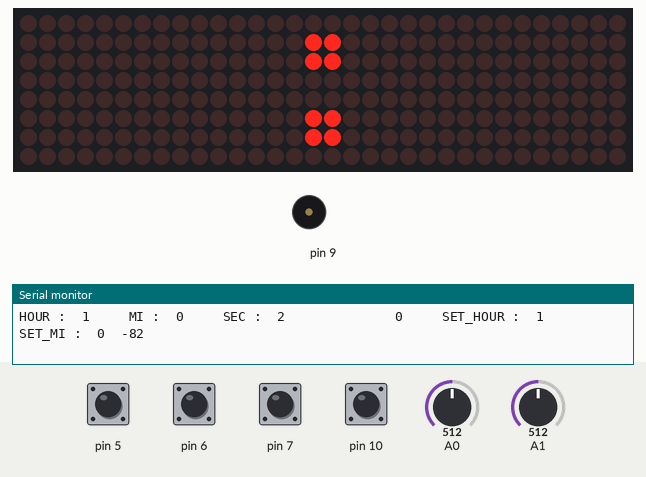
The sketch below on a simulated Arduino Uno, built with avr-gcc and run on an emulated ATmega328P. On the bench: 32×8 LED matrix, buzzer (waves = sounding), the last lines printed to the serial monitor. The test bench sets the inputs (shaded band); at power-on: pin 5–7, pin 10 HIGH, A0 = 512, A1 = 512.

Above: at 1.2 s.
1.3 s: pin 5 pulled LOW for 1 s
At 1.9 s:
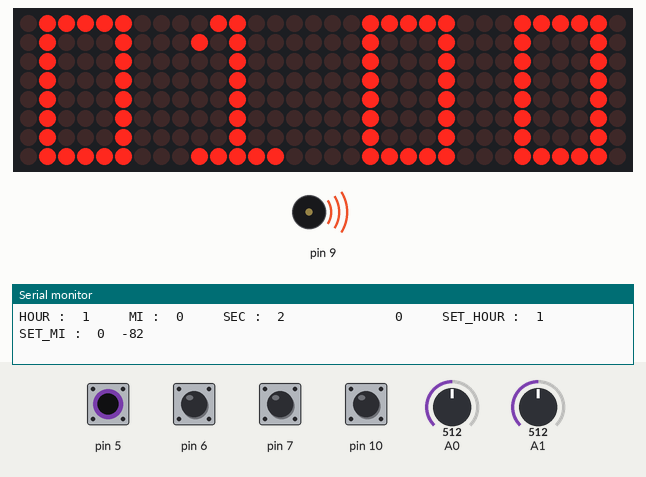
3.9 s: pin 7 pulled LOW for 1 s
At 5.8 s:
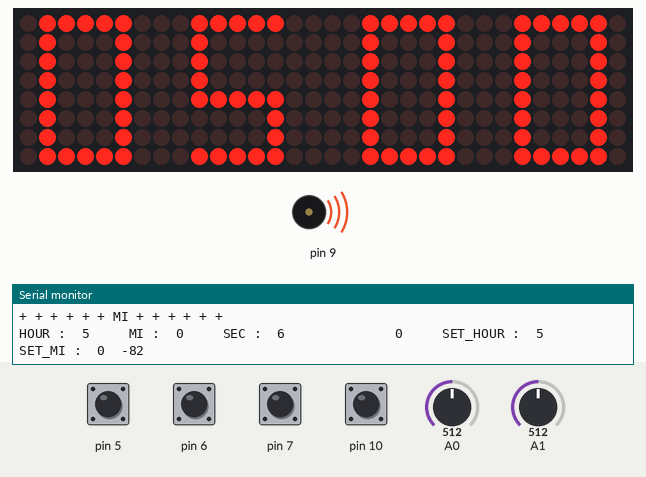
6.8 s: pin 6 pulled LOW for 1 s
At 7.6 s:
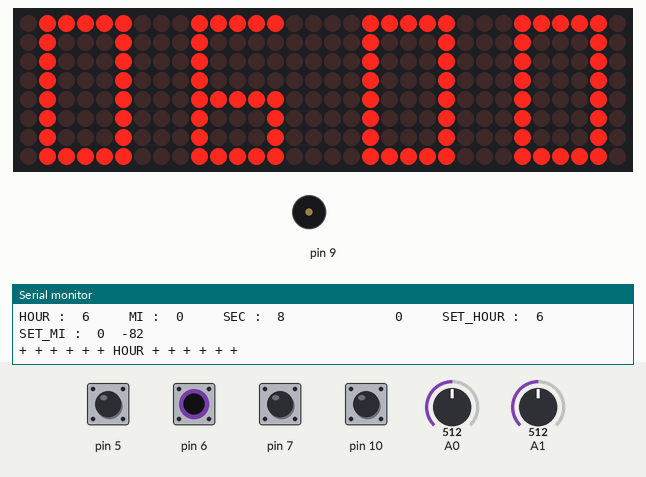
10.5 s: pin 7 pulled LOW for 1 s
At 12.56 s:
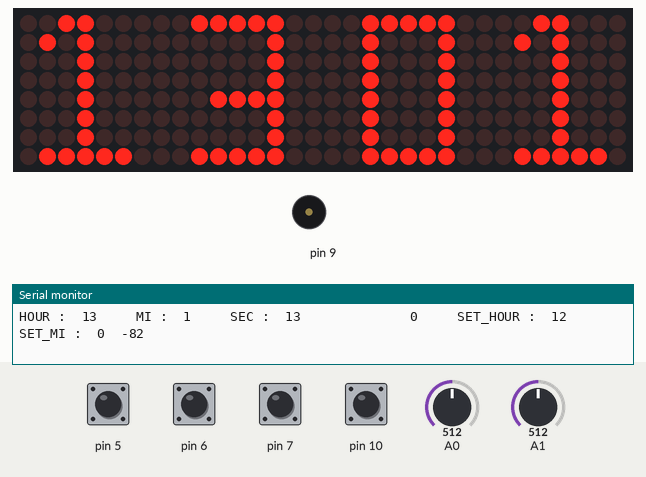
13.4 s: pin 5 pulled LOW for 1 s
At 15.03 s:
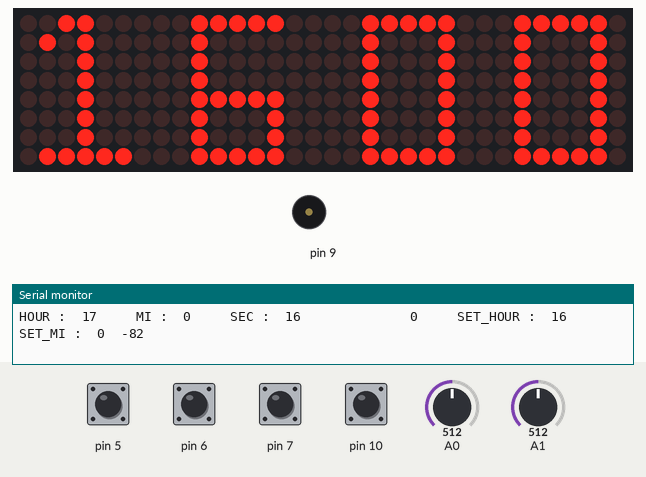
16.3 s: pin 6 pulled LOW for 1 s
At 21.83 s:
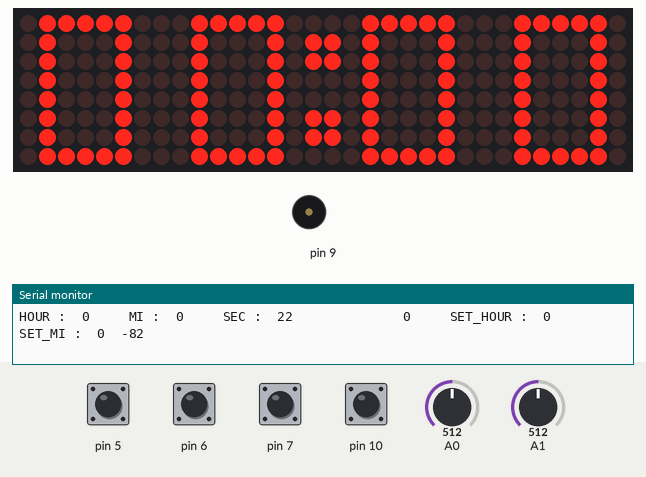
Timing chart, 0 to 22.1 s (numbered marks = the images above; inputs shaded):
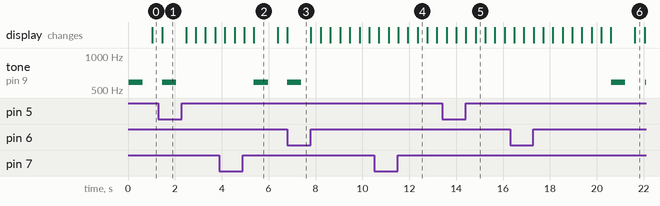

Measured:
- after the input at 1.3 s, tone on pin 9: goes on until 2.1 s, then stays silent
- after the input at 3.9 s, tone on pin 9: silent → 587 Hz after 1.5 s, → silent 0.60 s later, → 587 Hz 0.82 s later; the display: first differs from a run without the input after 1.5 s (image 2)
- after the input at 6.8 s, tone on pin 9: goes on until 7.4 s, then stays silent
- after the input at 13.4 s, the display: first differs from a run without the input after 1.4 s (image 5)
- what the display in image 2 shows lasts 1.0 s, from 5.4 s to 6.4 s
- what the display in image 4 shows lasts 0.4 s, from 12.4 s to 12.8 s

The sketch:

Clockkkkkkkkk.ino
```cpp
#include "LedControl.h"
LedControl lc = LedControl(11, 13, 12, 4); // CLK,DIN,CS,Number of LED Module
uint8_t intensity = 1;
unsigned long delaytime = 50; // time to updates of the display
int timer1_counter, n;
int sec = 0 , mi = 0  , hour = 0, set_alarm = 0;
int set_mi, set_hour, set_sec;
int tsec, tmi, thour;
float numX;
int numX1;
int isSetAlarm = 0;

////// First Second ///////
byte spi0[8] = { B01111100, B01000100, B01000100, B01000100, B01000100, B01000100, B01000100, B01111100};
byte spi1[8] = { B00110000, B01010000, B00010000, B00010000, B00010000, B00010000, B00010000, B01111100};
byte spi2[8] = { B00111000, B01000100, B00000100, B00001000, B00010000, B00100000, B01000000, B01111100};
byte spi3[8] = { B01111100, B00000100, B00000100, B00000100, B00111100, B00000100, B00000100, B01111100};
byte spi4[8] = { B00001100, B00010100, B00100100, B01000100, B01111100, B00000100, B00000100, B00000100};
byte spi5[8] = { B01111100, B01000000, B01000000, B01000000, B01111100, B00000100, B00000100, B01111100};
byte spi6[8] = { B01111100, B01000000, B01000000, B01000000, B01111100, B01000100, B01000100, B01111100};
byte spi7[8] = { B01111100, B00000100, B00001000, B00010000, B00010000, B00010000, B00010000, B00010000};
byte spi8[8] = { B01111100, B01000100, B01000100, B01000100, B01111100, B01000100, B01000100, B01111100};
byte spi9[8] = { B01111100, B01000100, B01000100, B01000100, B01111100, B00000100, B00000100, B01111100};
/////// Third Fouth ///////
byte spi_0[8] = { B00111110, B00100010, B00100010, B00100010, B00100010, B00100010, B00100010, B00111110};
byte spi_1[8] = { B00011000, B00101000, B00001000, B00001000, B00001000, B00001000, B00001000, B00111110};
byte spi_2[8] = { B00011100, B00100010, B00000010, B00000100, B00001000, B00010000, B00100000, B00111110};
byte spi_3[8] = { B00111110, B00000010, B00000010, B00000010, B00011110, B00000010, B00000010, B00111110};
byte spi_4[8] = { B00000110, B00001010, B00010010, B00100010, B00111110, B00000010, B00000010, B00000010};
byte spi_5[8] = { B00111110, B00100000, B00100000, B00100000, B00111110, B00000010, B00000010, B00111110};
byte spi_6[8] = { B00111110, B00100000, B00100000, B00100000, B00111110, B00100010, B00100010, B00111110};
byte spi_7[8] = { B00111110, B00000010, B00000100, B00001000, B00001000, B00001000, B00001000, B00001000};
byte spi_8[8] = { B00111110, B00100010, B00100010, B00100010, B00111110, B00100010, B00100010, B00111110};
byte spi_9[8] = { B00111110, B00100010, B00100010, B00100010, B00111110, B00000010, B00000010, B00111110};
/////// Dot ///////
byte dot1[8] = { B00000001, B00000001, B00000000, B00000001, B00000001, B00000000, B00000001, B00000001};
byte dot2[8] = { B10000000, B10000000, B00000000, B10000000, B10000000, B00000000, B10000000, B10000000};
/////// TEXT1 ///////
byte kuy[8] = { B00011000, B00011000, B00011000, B00011000, B00011000, B01111110, B01111110, B01111110};
byte text0[8] = { B01000010, B01000100, B01001000, B01110000, B01100000, B01010000, B01001000, B01000100};
byte text1[8] = { B01000010, B01000010, B01000010, B01000010, B01000010, B01000010, B01000010, B01111110};
byte text2[8] = { B01000100, B01000100, B01000100, B00101000, B00010000, B00010000, B00010000, B00010000};
//------------------------------------------------------------------------------------------------
byte text3[8] = { B00111100, B00001000, B00001000, B00001000, B00001000, B00001000, B01001000, B00110000};
byte text4[8] = { B00011000, B00100100, B01000010, B01000010, B01111110, B01000010, B01000010, B01000010};
byte text5[8] = { B01110000, B01001000, B01000100, B01000100, B01000100, B01000100, B01001000, B01110000};
byte text6[8] = { B01111110, B01000000, B01000000, B01000000, B01111000, B01000000, B01000000, B01111110};
//-------------------------------------------------------------
byte h1[8] = { B00000000, B01100110, B11111111, B11111111, B11111111, B01111110, B00111100, B00011000};
byte arrow[8] = { B00010000, B00001000, B00000100, B01110010, B01110010, B00000100, B00001000, B00010000};

void setup()
{
  pinMode(5, INPUT_PULLUP);
  pinMode(6, INPUT_PULLUP);
  pinMode(7, INPUT_PULLUP);
  pinMode(8, INPUT_PULLUP);
  pinMode(10, INPUT_PULLUP);
  pinMode(9, OUTPUT);
  Serial.begin(9600);
  for (int i = 0; i < 4; i++)
  { // set up each device
    lc.shutdown(i, false);
    lc.setIntensity(i, 1);
    lc.clearDisplay(i);
  }

  noInterrupts(); // disable all interrupts
  TCCR1A = 0; TCCR1B = 0;
  timer1_counter = 3000; // preload timer 65536-16MHz/256/1Hz
  TCNT1 = timer1_counter; // preload timer
  TCCR1B |= (1 << CS12); // 256 prescaler
  TIMSK1 |= (1 << TOIE1); // enable timer overflow interrupt
  interrupts(); //
}
ISR(TIMER1_OVF_vect) // interrupt service routine
{
  TCNT1 = timer1_counter; // preload timer
  sec++;
  tsec++;
  Serial.print("HOUR :  "); Serial.print(hour); Serial.print("     ");
  Serial.print("MI :  "); Serial.print(mi);   Serial.print("     ");
  Serial.print("SEC :  "); Serial.print(sec); Serial.print("              ");

  Serial.print(set_alarm); Serial.print("     ");

  Serial.print("SET_HOUR :  "); Serial.print(set_hour); Serial.print("     ");
  Serial.print("SET_MI :  "); Serial.print(set_mi); Serial.print("  ");
  Serial.println(numX1);
}

void loop()
{

  float xaccel = analogRead(A0);
  unsigned long timevar = millis();
  numX1 = map(avX(), 261.25, 392, 90, 0);
  isSetAlarm = 0;
  alarm();
  //Serial.println("+ + + + + + SET ALARM + + + + + + ");

  if (digitalRead(6) == LOW) // ซ้ายสุด
  {
    hour++;
//    printHour(hour);
    isSetAlarm = 1;
    Serial.println("+ + + + + + HOUR + + + + + +");
  }
  if (digitalRead(7) == LOW) // ปุ่ม 2 นับทางซ้าย
  {
    mi++;
//    printMi(mi);
    isSetAlarm = 1;
    Serial.println("+ + + + + + MI + + + + + +");
  }
//  if (digitalRead(8) == LOW) // ปุ่มกลาง reset
//  {
//    for (int i = 0; i < 4; i++)
//    { // set up each device
//      lc.shutdown(i, false);
//      lc.setIntensity(i, 1);
//      lc.clearDisplay(i);
//    }
//    TTT();
//    JADE();
//    delay(5000);
//    Serial.println("+ + + + + + RESET + + + + + + ");
//  }
  if (digitalRead(5) == LOW) // รองขวา
  {
    mi--;
    Serial.println("+ + + + + + Function + + + + + + ");
  }

  if (digitalRead(10) == LOW) // ขวาสุด
  {
    //    printMi(set_mi);
    //    set_mi--;
    hour--;
    Serial.println("+ + + + + + Function: Timer + + + + + + ");
  }
  timee();
  dot(); //จุด 2 จุด
  ////////////////////////////////////////////////////////////
  if (isSetAlarm) {
    printMi(set_mi);
  }
  else
  {
    printMi(mi);
  }
  ///////////////////////////////////////////
  if (isSetAlarm)
  {
    printHour(set_hour);
  }
  else
  {
    printHour(hour);
  }
}
// ---------------------------------------------------------------------------------------------------------------------------//
void reset()
{
  sec = 0; mi = 0; hour = 0;
  set_sec = 0;  set_mi = 0;  set_hour = 0;
}
void alarm()
{
  if (set_mi == mi && set_hour == hour)
  {
    noTone(9);
    music1();
    noTone(9);
  }
}
void timee()
{

  if (sec >= 60)
  {
    sec = 0;
    mi++; //mi2++;
  }
  if (mi >= 60)
  {
    mi = 0;
    set_mi = 0;
    hour++; //hour2++;
  }
  if (mi < 0)
  {
    mi = 59;
    set_mi = 59;
    hour--;// hour2--;
  }
  if (hour >=0)
  {
    hour++;
    set_hour++;
  }
  if (hour >= 24)
  {
    hour = 0;
    set_hour = 0;
  }
  if (hour < 0)
  {
    hour = 23;
    set_hour = 23;
  }
  //////////////////////////////////////
//  if (set_mi >= 60)
//  {
//    set_mi = 0;
//    set_hour++;
//  }
//  if (set_mi < 0)
//  {
//    set_mi = 59;
//    set_hour--;
//  }
//  if (set_hour >= 60)
//  {
//    set_hour = 0;
//    set_hour++;
//  }
//  if (set_hour < 60)
//  {
//    set_hour = 59;
//    set_hour--;
//  }
}

void settime()
{
  Clear();
  for (int i = 0; i < 8; i++)
  {
    for (int j = 0; j < 4; j++)
    {
      lc.setLed(j, i, i + 1, 1);
      lc.setLed(j, i, i - 1, 1);
      delay(100);
    }
  }
  love();
  delay(1000);
}

void love()
{
  Clear();
  n = 0;
  b(h1);
  delay(100);
  n = 1;
  b(h1);
  delay(100);
  n = 2;
  b(h1);
  delay(100);
  n = 3;
  b(h1);
  delay(100);
}
void Clear()
{
  for (int i = 0; i < 4; i++)
  {
    lc.clearDisplay(i);
  }
}
void TTT()
{
  music1();
  n = 2;
  b(text0);
  delay(200);
  n = 1;
  b(text1);
  delay(200);
  n = 0;
  b(text2);
  delay(200);
  n = 3;
  b(kuy);
  delay(2000);
  noTone(9);
  reset();
}
void JADE()
{
  n = 0;
  b(text6);
  n = 1;
  b(text5);
  n = 2;
  b(text4);
  n = 3;
  b(text3);
}
void b(byte a[])
{
  for (int i = 0; i < 8; i++)
  {
    lc.setRow(n, i, a[i]);
  }
}
void dot()
{
  delay(400);
  lc.setColumn(1, 0, B01100110);
  lc.setColumn(2, 7, B01100110);
  delay(400);
}
void music()
{
  for (int h = 0; h < 2; h++)
  {
    tone(9, 587);
    delay(100);
    tone(9, 587);
    delay(100);
    tone(9, 659);
    delay(100);
    tone(9, 659);
    delay(100);
    tone(9, 349);
    delay(100);
    tone(9, 349);
    delay(100);
    tone(9, 440);
    delay(100);
    tone(9, 494);
    delay(100);
    tone(9, 494);
    delay(100);
    tone(9, 587);
    delay(100);
    tone(9, 587);
    delay(100);
    tone(9, 494);
    delay(100);
  }
}
void music1()
{
  for (int i = 0; i < 3; i++)
  {
    tone(9, 587);
    delay(100);
    tone(9, 587);
    delay(100);
  }
}
void XYZ()
{
  //mi = sec;
  if (numX1 <= 50)
  {
    hour++;

  }
  else
  {
    sec = 60;
    //mi++;
  }
}
float avX()   //////////////// การbuffer หาค่าเฉลี่ย
{
  numX = 0;
  for (int i = 0; i < 20; i++)
  {
    numX = numX + analogRead(A1);
  }
  return numX / 20;
}
void printHour(int hour)
{
  if (hour % 10 == 0)
  {
    n = 2;
    b(spi0);
  }
  else if (hour % 10 == 1)
  {
    n = 2;
    b(spi1);
  }
  else if (hour % 10 == 2)
  {
    n = 2;
    b(spi2);
  }
  else if (hour % 10 == 3)
  {
    n = 2;
    b(spi3);
  }
  else if (hour % 10 == 4)
  {
    n = 2;
    b(spi4);
  }
  else if (hour % 10 == 5)
  {
    n = 2;
    b(spi5);
  }
  else if (hour % 10 == 6)
  {
    n = 2;
    b(spi6);
  }
  else if (hour % 10 == 7)
  {
    n = 2;
    b(spi7);
  }
  else if (hour % 10 == 8)
  {
    n = 2;
    b(spi8);
  }
  else if (hour % 10 == 9)
  {
    n = 2;
    b(spi9);
  }
  ///////////////////////////////////////////
  if (hour / 10 == 0)
  {
    n = 3;
    b(spi0);
  }
  else if (hour / 10 == 1)
  {
    n = 3;
    b(spi1);
  }
  else if (hour / 10 == 2)
  {
    n = 3;
    b(spi2);
  }

}
void printMi(int mi) {
  if (mi % 10 == 0)
  {
    n = 0;
    b(spi_0);
  }
  else if (mi % 10 == 1)
  {
    n = 0;
    b(spi_1);
  }
  else if (mi % 10 == 2)
  {
    n = 0;
    b(spi_2);
  }
  else if (mi % 10 == 3)
  {
    n = 0;
    b(spi_3);
  }
  else if (mi % 10 == 4)
  {
    n = 0;
    b(spi_4);
  }
  else if (mi % 10 == 5)
  {
    n = 0;
    b(spi_5);
  }
  else if (mi % 10 == 6)
  {
    n = 0;
    b(spi_6);
  }
  else if (mi % 10 == 7)
  {
    n = 0;
    b(spi_7);
  }
  else if (mi % 10 == 8)
  {
    n = 0;
    b(spi_8);
  }
  else if (mi % 10 == 9)
  {
    n = 0;
    b(spi_9);
  }
  ///////////////////////////////////////////
  if (mi / 10 == 0)
  {
    n = 1;
    b(spi_0);
  }
  else if (mi / 10 == 1)
  {
    n = 1;
    b(spi_1);
  }
  else if (mi / 10 == 2)
  {
    n = 1;
    b(spi_2);
  }
  else if (mi / 10 == 3)
  {
    n = 1;
    b(spi_3);
  }
  else if (mi / 10 == 4)
  {
    n = 1;
    b(spi_4);
  }
  else if (mi / 10 == 5)
  {
    n = 1;
    b(spi_5);
  }
  else if (mi / 10 == 6)
  {
    n = 1;
    b(spi_6);
  }
  else if (mi / 10 == 7)
  {
    n = 1;
    b(spi_7);
  }
  else if (mi / 10 == 8)
  {
    n = 1;
    b(spi_8);
  }
  else if (mi / 10 == 9)
  {
    n = 1;
    b(spi_9);
  }
}
```
